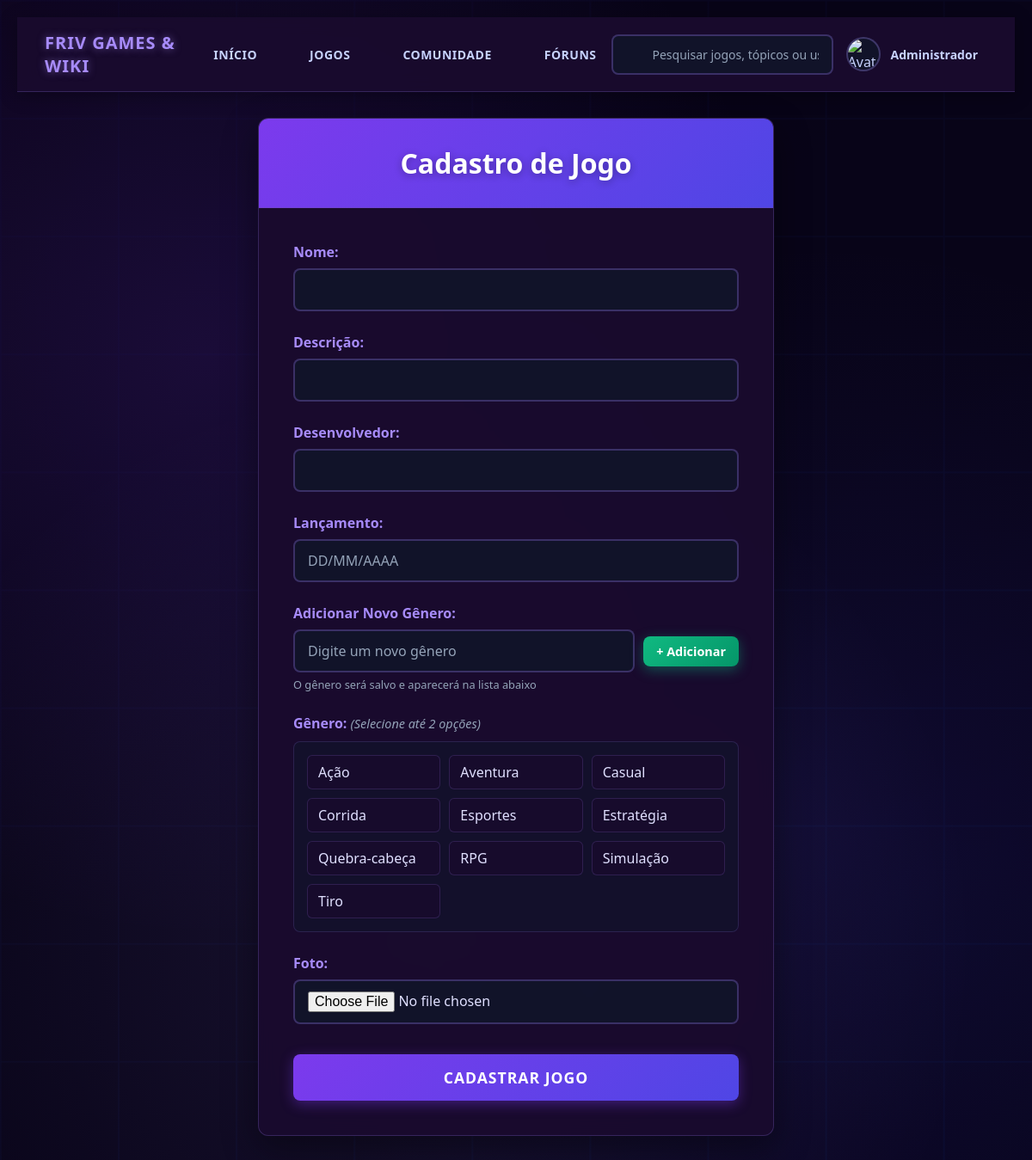
Screenshot of /formJogo.php (signed in) with the database file from the repository.
### tables this page shows
CREATE TABLE IF NOT EXISTS `genero` (
  `idgenero` INT NOT NULL AUTO_INCREMENT,
  `nome` VARCHAR(45) NOT NULL,
  PRIMARY KEY (`idgenero`),
  UNIQUE INDEX `idgenero_UNIQUE` (`idgenero` ASC) VISIBLE);

### public/formJogo.php (the view, shortened to what this page needs)
<?php
require_once "../controle/conexao.php";
$sql = "SELECT idgenero, nome FROM genero ORDER BY nome";
$resultado = mysqli_query($conexao, $sql);
$generos = mysqli_fetch_all($resultado, MYSQLI_ASSOC);
?>
<!DOCTYPE html>
<html lang="pt-BR">
<head>
    <link rel="stylesheet" href="./estilo/estilo_formJogo.css">
    <link rel="stylesheet" href="./estilo/cabeçalho.css">
</head>
<?php include 'cabeçalho.php'; ?>
<body>
    <form action="../controle/salvarJogo.php" method="post" enctype="multipart/form-data" class="form-container" id="formulario">
        <div class="form-header">
            <h1>Cadastro de Jogo</h1>
        </div>
        <div class="form-body">
            <div class="form-group">
                <label for="nome">Nome:</label>
                <input type="text" name="nome" id="nome">
            </div>
            <div class="form-group">
                <label for="descricao">Descrição:</label>
                <input type="text" name="descricao" id="descricao">
            </div>
            <div class="form-group">
                <label for="desenvolvedor">Desenvolvedor:</label>
                <input type="text" name="desenvolvedor" id="desenvolvedor">
            </div>
            <div class="form-group">
                <label for="data_lanca">Lançamento:</label>
                <input type="text" name="data_lanca" id="data_lanca" placeholder="DD/MM/AAAA">
            </div>
            <div class="form-group">
                <label for="novo_genero">Adicionar Novo Gênero:</label>
                <div style="display: flex; gap: 10px; align-items: center;">
                    <input type="text" name="novo_genero" id="novo_genero" placeholder="Digite um novo gênero" style="flex: 1;">
                    <button type="button" onclick="salvarGenero()" class="btn-adicionar" style="padding: 8px 15px;">+ Adicionar</button>
                </div>
                <small style="color: #666;">O gênero será salvo e aparecerá na lista abaixo</small>
            </div>
            <div class="form-group">
                <label>Gênero: <span class="selected-limit">(Selecione até 2 opções)</span></label>
                <div class="generos-container" id="generos-container">
                    <?php foreach ($generos as $genero): ?>
                    <div class="genero-option">
                        <label for="genero-<?php echo $genero['idgenero']; ?>"><?php echo htmlspecialchars($genero['nome']); ?></label>
                    </div>
                    <?php endforeach; ?>
                </div>
            </div>
            <div class="form-group">
                <label for="img">Foto:</label>
                <input type="file" name="img" id="img" accept="image/*">
            </div>
            <button type="submit" class="btn-submit">Cadastrar Jogo</button>
        </div>
    </form>
</body>
</html>

### public/cabeçalho.php (shortened to what this page needs)
<nav class="navbar">
    <a href="home.php" class="logo">
        <span class="logo-text">FRIV GAMES & WIKI</span>
    </a>
    <ul class="nav-links">
        <li><a href="home.php" class="<?php echo basename($_SERVER['PHP_SELF']) == 'home.php' ? 'active' : ''; ?>">INÍCIO</a></li>
        <li><a href="jogo.php" class="<?php echo basename($_SERVER['PHP_SELF']) == 'jogo.php' ? 'active' : ''; ?>">JOGOS</a></li>
        <li><a href="comunidade.php" class="<?php echo basename($_SERVER['PHP_SELF']) == 'comunidade.php' ? 'active' : ''; ?>">COMUNIDADE</a></li>
        <li><a href="foruns.php" class="<?php echo basename($_SERVER['PHP_SELF']) == 'foruns.php' ? 'active' : ''; ?>">FÓRUNS</a></li>
    </ul>
    <div class="search-container">
        <input type="text" class="search-box" placeholder="Pesquisar jogos, tópicos ou usuários">
    </div>
    <div class="user-menu">
        <div class="user-avatar">
            <img src="../controle/fotos/<?=$_SESSION['foto']?>" alt="Avatar">
        </div>
        <div class="user-name"><?php echo $_SESSION['nome'] ?></div>
    </div>
</nav>

### public/estilo/estilo_formJogo.css (style rules this page uses)
* { margin: 0; padding: 0; box-sizing: border-box; font-family: 'Segoe UI', Tahoma, Geneva, Verdana, sans-serif; }
body { background-size: cover; background-blend-mode: overlay; min-height: 100vh; color: #e0e0ff; position: relative; padding: 20px; }
body::after { content: ""; position: absolute; top: 0; left: 0; width: 100%; height: 100%; background: radial-gradient(circle at 20% 30%, rgba(124, 58, 237, 0.15) 0%, transparent 50%), radial-gradient(circle at 80% 70%, rgba(79, 70, 229, 0.1) 0%, transparent 50%), radial-gradient(circle at 40% 80%, rgba(167, 139, 250, 0.1) 0%, transparent 50%); animation: pulse 15s ease-in-out infinite; z-index: 0; }
body::before { content: ""; position: absolute; top: 0; left: 0; width: 100%; height: 100%; background: rgba(10, 5, 25, 0.7); z-index: 0; }
.form-container { max-width: 600px; margin: 30px auto; background: rgba(26, 11, 46, 0.95); border-radius: 12px; box-shadow: 0 15px 40px rgba(0, 0, 0, 0.4); border: 1px solid rgba(101, 78, 163, 0.4); backdrop-filter: blur(10px); overflow: hidden; position: relative; z-index: 1; }
.form-header { background: linear-gradient(135deg, #7c3aed 0%, #4f46e5 100%); padding: 30px; text-align: center; border-bottom: 1px solid rgba(101, 78, 163, 0.4); }
.form-header h1 { color: white; font-size: 2rem; font-weight: 700; text-shadow: 0 2px 10px rgba(0, 0, 0, 0.3); margin: 0; }
.form-body { padding: 40px; }
.form-group { margin-bottom: 25px; }
.form-group label { display: block; margin-bottom: 8px; color: #a78bfa; font-weight: 600; font-size: 1rem; }
.selected-limit { color: #94a3b8; font-size: 0.9rem; font-weight: normal; font-style: italic; }
.form-group input[type="text"], .form-group input[type="file"] { width: 100%; padding: 12px 15px; border: 2px solid rgba(101, 78, 163, 0.5); border-radius: 8px; background-color: rgba(15, 23, 42, 0.7); color: #e0e0ff; font-size: 1rem; transition: all 0.3s; }
.form-group input[type="text"]::placeholder { color: #94a3b8; }
.generos-container { display: grid; grid-template-columns: repeat(auto-fill, minmax(150px, 1fr)); gap: 10px; margin-top: 10px; padding: 15px; background: rgba(15, 23, 42, 0.5); border-radius: 8px; border: 1px solid rgba(101, 78, 163, 0.3); }
.genero-option { display: flex; align-items: center; padding: 8px 12px; border-radius: 6px; background: rgba(26, 11, 46, 0.7); border: 1px solid rgba(101, 78, 163, 0.3); transition: all 0.3s; cursor: pointer; }
.genero-option label { color: #e0e0ff; cursor: pointer; font-weight: 500; margin: 0; flex: 1; }
.btn-adicionar { background: linear-gradient(135deg, #10b981 0%, #059669 100%); color: white; border: none; padding: 10px 20px; border-radius: 8px; cursor: pointer; font-size: 0.9rem; font-weight: 600; transition: all 0.3s; box-shadow: 0 4px 15px rgba(16, 185, 129, 0.4); white-space: nowrap; }
.btn-submit { width: 100%; background: linear-gradient(135deg, #7c3aed 0%, #4f46e5 100%); color: white; border: none; padding: 15px; border-radius: 8px; cursor: pointer; font-size: 1.1rem; font-weight: 700; transition: all 0.3s; box-shadow: 0 4px 15px rgba(124, 58, 237, 0.4); text-transform: uppercase; letter-spacing: 1px; margin-top: 10px; }
small { color: #94a3b8 !important; font-size: 0.8rem; display: block; margin-top: 5px; }

### rows the page displays
genero: nome "Ação"
genero: nome "Aventura"
genero: nome "Casual"
genero: nome "Corrida"
genero: nome "Esportes"
genero: nome "Estratégia"
genero: nome "Quebra-cabeça"
genero: nome "RPG"
genero: nome "Simulação"
genero: nome "Tiro"

### other values shown
$_SESSION['nome'] "Administrador"
